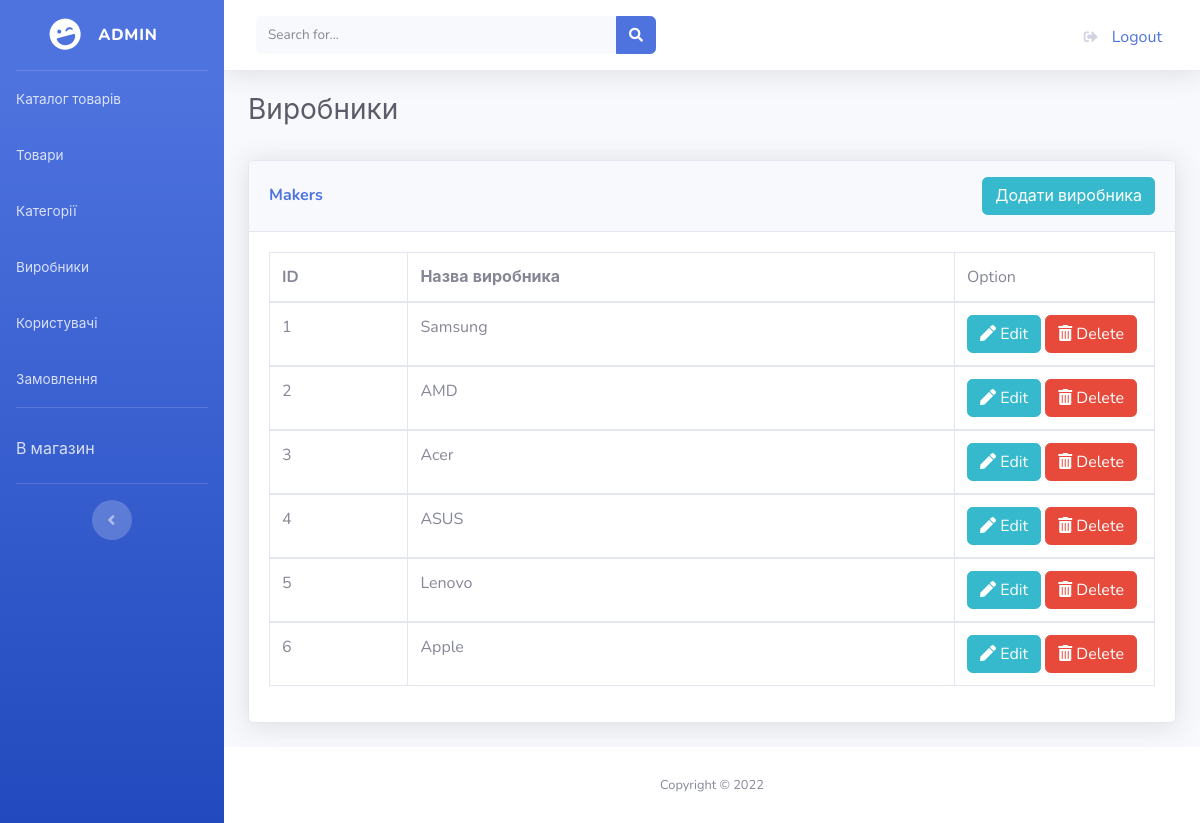
The page /admin/makers.php on the database its author committed.
### tables this page shows
CREATE TABLE `maker` (
  `id` int(11) NOT NULL,
  `maker_name` varchar(30) NOT NULL
);

### admin/modules/makers/all.php (the view)
<div class="card shadow mb-4">
    <div class="card-header py-3 align-items-center d-flex justify-content-between">
        <h6 class="m-0 font-weight-bold text-primary">Makers</h6>
        <a  class="btn btn-info float-right" href="?page=add">Додати виробника</a>
    </div>
    <div class="card-body">
        <div class="table-responsive">
            <table class="table table-bordered" id="dataTable" width="100%" cellspacing="0">
                <thead>
                    <tr>
                        <th>ID</th>
                        <th>Назва виробника</th>
                        <td>Option</td>
                    </tr>
                </thead>
                <?php
                $sql = "SELECT id, maker_name
                FROM maker
                GROUP BY maker.id ASC";
                $result = mysqli_query($conn, $sql);
                while ($maker = $result->fetch_assoc()) {
                ?>
                    <tbody>
                        <tr>
                            <td><?= $maker['id'] ?></td>
                            <td><?= $maker['maker_name'] ?></td>
                            <td style="width: 200px;">
                                <a href="?page=edit&id=<?=$maker['id']?>" class="btn btn-info">
                                    <i class="fas fa-pen"></i>
                                    Edit
                                </a>
                                <a href="?page=delete&id=<?=$maker['id']?>" class="btn btn-danger">
                                    <i class="fas fa-trash-alt"></i>
                                    Delete
                                </a>
                            </td>
                        </tr>
                    </tbody>
                <?php } ?>
            </table>
        </div>
    </div>
</div>

### rows shown on the page
maker: id "1", maker_name "Samsung"
maker: id "2", maker_name "AMD"
maker: id "3", maker_name "Acer"
maker: id "4", maker_name "ASUS"
maker: id "5", maker_name "Lenovo"
maker: id "6", maker_name "Apple"
